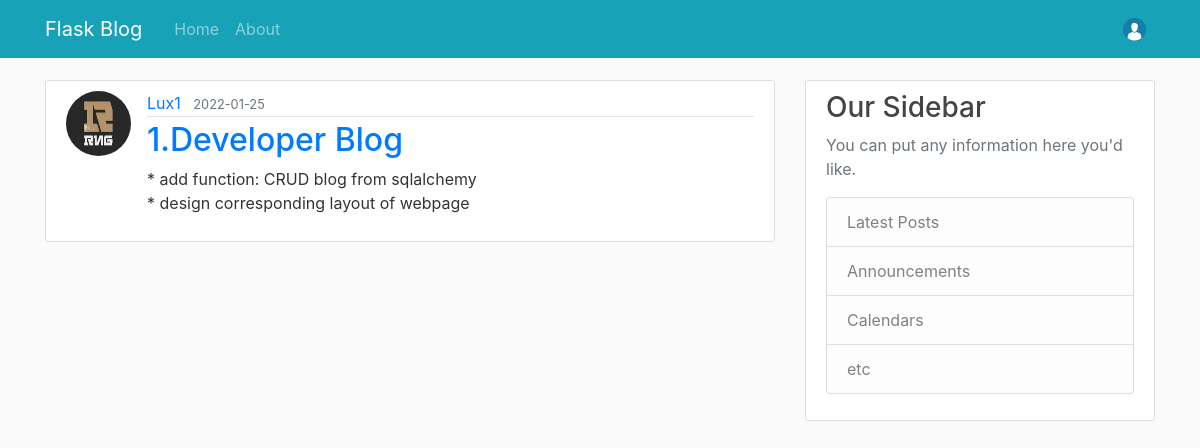
Screenshot of /home (signed in) with the database file from the repository.
### flaskblog/models.py (models this page shows, shortened)
class Post(db.Model):
    id = db.Column(db.Integer, primary_key=True)
    title = db.Column(db.String(100), nullable=False)
    date_posted = db.Column(db.DateTime, nullable=False, default=datetime.utcnow)
    content = db.Column(db.Text, nullable=False)
    user_id = db.Column(db.Integer, db.ForeignKey('user.id'), nullable=False)

class User(db.Model, UserMixin):
    id = db.Column(db.Integer, primary_key=True)
    username = db.Column(db.String(20), unique=True, nullable=False)
    email = db.Column(db.String(120), unique=True, nullable=False)
    image_file = db.Column(db.String(20), nullable=False, default='default.png')
    password = db.Column(db.String(60), nullable=False)
    posts = db.relationship('Post', backref='author', lazy=True)

### flaskblog/routes.py (the view)
@app.route('/')
@app.route('/home')
def home():
    posts = Post.query.all()
    return render_template('home.html', posts=posts, title="home")

### flaskblog/models.py (called while the page is built)
@login_manager.user_loader
def load_user(user_id):
    return User.query.get(int(user_id))

### flaskblog/templates/home.html
{% extends "template.html" %}
{% block content %}
    {% for post in posts %}
        <article class="media content-section">
            {% if post.author.image_file != 'default.png' %}
                <img class="rounded-circle article-img" src="{{url_for('static', filename='profile_img/' + post.author.id|string + '/' + post.author.image_file)}}">
            {% else %}
                <img class="rounded-circle article-img" src="{{'static\\profile_img\\default.png'}}">
            {% endif %}
            <div class="media-body">
                <div class="article-metadata">
                    <a class="mr-2" href="#">{{post.author.username}}</a>
                    <small class="text-muted">{{post.date_posted.strftime('%Y-%m-%d')}}</small>
                </div>
                <h2 class="article-title" ><a href='{{url_for('post', post_id=post.id)}}'>{{post.title}}</a></h2>
                <p class="article-content">{{post.content}}</p>
            </div>
        </article>
    {% endfor %}
{% endblock content %}

### flaskblog/static/main.css (style rules this page uses)
body { background: #fafafa; color: #333333; margin-top: 5rem; }
h1, h2, h3, h4, h5, h6 { color: #444444; }
.content-section { background: #ffffff; padding: 10px 20px; border: 1px solid #dddddd; border-radius: 3px; margin-bottom: 20px; }
.article-title { color: #444444; }
.article-content { white-space: pre-line; }
.article-img { height: 65px; width: 65px; margin-right: 16px; }
.article-metadata { padding-bottom: 1px; margin-bottom: 4px; border-bottom: 1px solid #e3e3e3 }

### rows the page displays
Post: image_file (picture), author.username "Lux1", date_posted "2022-01-25", title "1.Developer Blog", content "* add function: CRUD blog from sqlalchemy * design corresponding layout of webpage"
